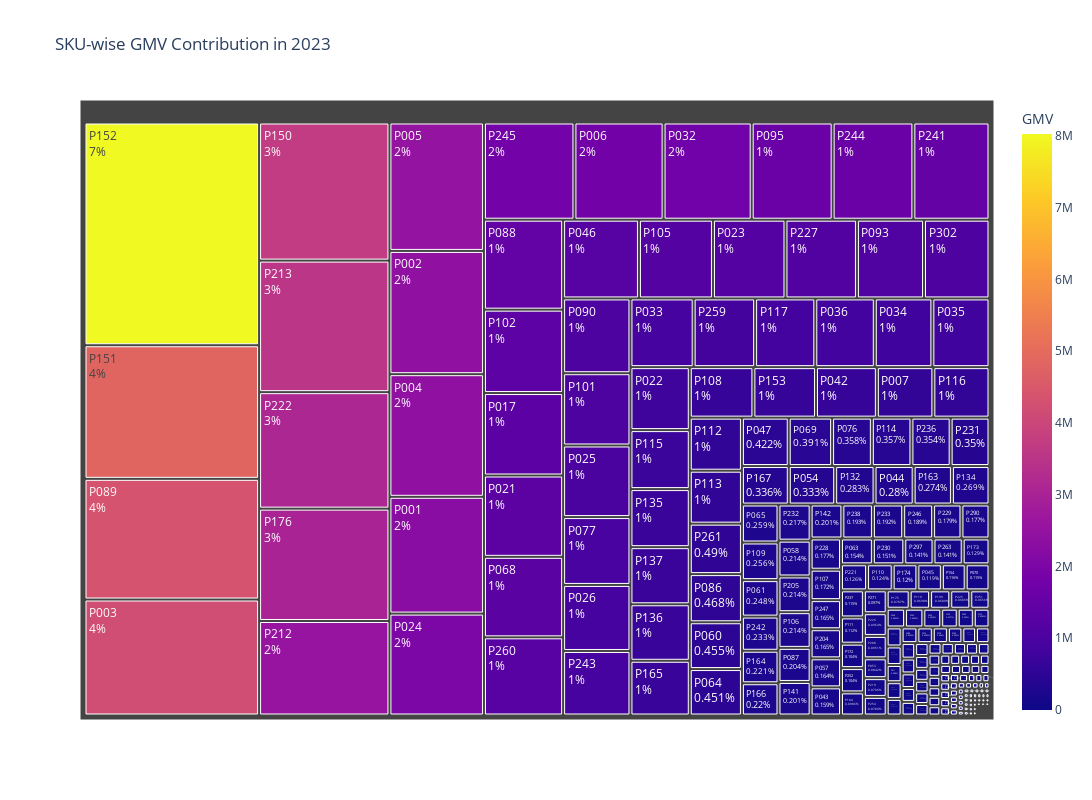

Notebook code cell kept with this figure:
### Code cell
import pandas as pd
import plotly.express as px

# Filter for 2023
data_2023 = data[data['Order Date'].dt.year == 2023]

# Group by Product Code and calculate GMV
sku_sales_2023 = data_2023.groupby('Product Code')['GMV'].sum().reset_index()

# Filter out rows where GMV is zero to avoid division by zero error
sku_sales_2023 = sku_sales_2023[sku_sales_2023['GMV'] > 0]

# Sort by GMV for better visualization
sku_sales_2023_sorted = sku_sales_2023.sort_values(by='GMV', ascending=False)

# Plotting a Treemap of Product Code contributions
fig = px.treemap(sku_sales_2023_sorted, 
                 path=['Product Code'], 
                 values='GMV', 
                 color='GMV', 
                 hover_data=['Product Code', 'GMV'],
                 title="SKU-wise GMV Contribution in 2023")

# Enhance the visualization
fig.update_traces(
    textinfo="label+percent entry",  # Add labels and percentage info to each section
    maxdepth=3  # Limit depth to 3 levels
)

# Adjust layout for better visibility of smaller segments
fig.update_layout(
    width=1200,  # Width of the plot
    height=800,  # Height of the plot
    title="SKU-wise GMV Contribution in 2023",  # Title for the plot
    treemapcolorway=["#63C5DA", "#F6A800", "#F3A7B5", "#C0F0C0", "#B0B0B0"]  # Color palette for better contrast
)

# Show the plot
fig.show()

### Figure 1 — Plotly figure (JSON) as saved in the notebook; plotly's stock layout.template omitted (floating-point values rounded to 4 significant figures; data arrays with more than 128 entries replaced by an {"elided": "..."} marker saying what was removed)
{"data": [{"branchvalues": "total", "customdata": {"elided": "255x3 mixed values"}, "domain": {"x": [0, 1], "y": [0, 1]}, "hovertemplate": "labels=%{label}<br>GMV_sum=%{value}<br>parent=%{parent}<br>id=%{id}<br>Product Code=%{customdata[0]}<br>GMV=%{color}<extra></extra>", "ids": {"elided": "255 str values"}, "labels": {"elided": "255 str values"}, "marker": {"coloraxis": "coloraxis", "colors": {"elided": "255 float values"}}, "maxdepth": 3, "name": "", "parents": {"elided": "255 str values"}, "textinfo": "label+percent entry", "type": "treemap", "values": {"elided": "255 float values"}}], "layout": {"coloraxis": {"colorbar": {"title": {"text": "GMV"}}, "colorscale": [[0, "#0d0887"], [0.1111, "#46039f"], [0.2222, "#7201a8"], [0.3333, "#9c179e"], [0.4444, "#bd3786"], [0.5556, "#d8576b"], [0.6667, "#ed7953"], [0.7778, "#fb9f3a"], [0.8889, "#fdca26"], [1, "#f0f921"]]}, "height": 800, "legend": {"tracegroupgap": 0}, "title": {"text": "SKU-wise GMV Contribution in 2023"}, "treemapcolorway": ["#63C5DA", "#F6A800", "#F3A7B5", "#C0F0C0", "#B0B0B0"], "width": 1200}}
